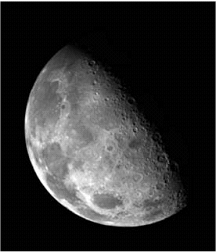
%> input picture Aula3/Moon.tif, 216 x 252 px
$ octave --eval "PassaAlta('Moon.tif');"   (GNU Octave 9; MATLAB toolbox functions it lacks are replaced by stand-ins)
%> lines starting %> are read from the running program, lines starting %| are printed output that depends on the picture
function [] = PassaAlta(imagem)
%> called with imagem = 'Moon.tif'
    a = imread(imagem);
%> a is the input picture: size 252x216 uint8; min 0, max 255, mean 48.1
    b = im2double(a);
    [m,n] = size(b);
%> m = 252; n = 216

    c = zeros(m,n);

    h1 =[ -1,-1,-1;
          -1,8,-1;
          -1,-1,-1];


    for i = 2:m-1
        for j = 2:n-1
            c(i,j) = (b(i-1,j-1)*h1(1,1) + b(i-1,j)*h1(1,2) + b(i-1,j+1)*h1(1,3) + b(i,j-1)*h1(2,1) + b(i,j)*h1(2,2) + b(i,j+1)*h1(2,3) + b(i+1,j-1)*h1(3,1) + b(i+1,j)*h1(3,2) + b(i+1,j+1)*h1(3,3));
        end
    end
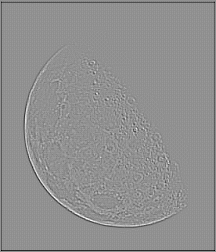
%> c: size 252x216 double; min -2.98, max 2.25, mean -0.0249; drawn with min black and max white

    imshow(b);title('original image');
figure;
imshow(c);title('Passa Alta');
%> after `imshow(c)`:
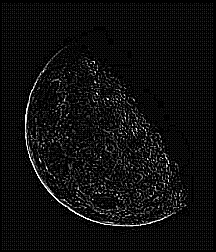
%> displayed picture: size 252x216, on the screen's scale of 0 to 255; min 0, max 255, mean 14.4
figure;
end
